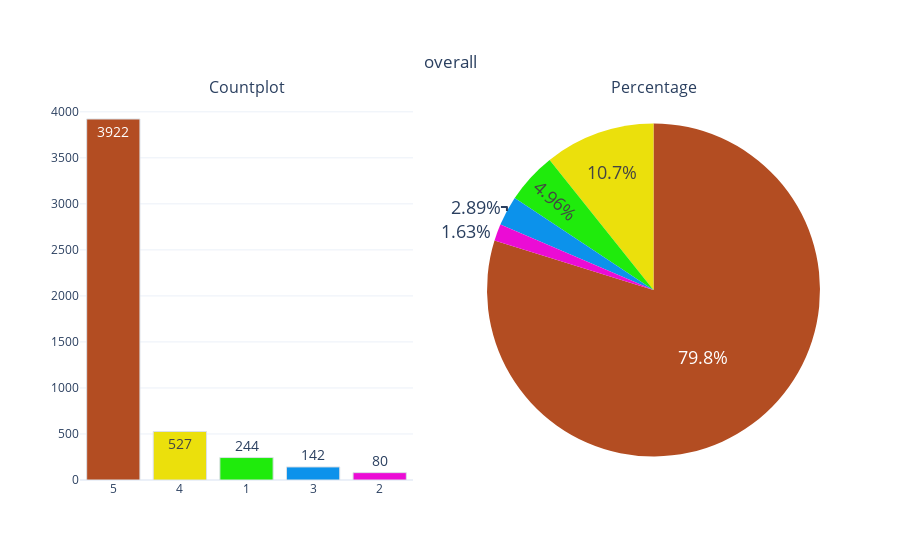

Here is the notebook cell this chart was saved with:
### Code cell
categorical_variable_summary(df, 'overall')

### Figure 1 — Plotly figure (JSON) as saved in the notebook; plotly's stock layout.template omitted (floating-point values rounded to 4 significant figures)
{"data": [{"marker": {"color": ["#B34D22", "#EBE00C", "#1FEB0C", "#0C92EB", "#EB0CD5"], "line": {"color": "#DBE0E6", "width": 1}}, "name": "overall", "showlegend": false, "text": ["3922", "527", "244", "142", "80"], "textfont": {"size": 14}, "textposition": "auto", "type": "bar", "x": ["5", "4", "1", "3", "2"], "xaxis": "x", "y": [3922, 527, 244, 142, 80], "yaxis": "y"}, {"domain": {"x": [0.55, 1], "y": [0, 1]}, "labels": [5, 4, 1, 3, 2], "marker": {"colors": ["#B34D22", "#EBE00C", "#1FEB0C", "#0C92EB", "#EB0CD5"]}, "name": "overall", "showlegend": false, "textfont": {"size": 18}, "textposition": "auto", "type": "pie", "values": [3922, 527, 244, 142, 80]}], "layout": {"annotations": [{"font": {"size": 16}, "showarrow": false, "text": "Countplot", "x": 0.225, "xanchor": "center", "xref": "paper", "y": 1, "yanchor": "bottom", "yref": "paper"}, {"font": {"size": 16}, "showarrow": false, "text": "Percentage", "x": 0.775, "xanchor": "center", "xref": "paper", "y": 1, "yanchor": "bottom", "yref": "paper"}], "autosize": true, "title": {"text": "overall", "x": 0.5, "xanchor": "center", "y": 0.9, "yanchor": "top"}, "xaxis": {"anchor": "y", "autorange": true, "domain": [0, 0.45], "range": [-0.5, 4.5], "type": "category"}, "yaxis": {"anchor": "x", "autorange": true, "domain": [0, 1], "range": [0, 4128.0], "type": "linear"}}}
